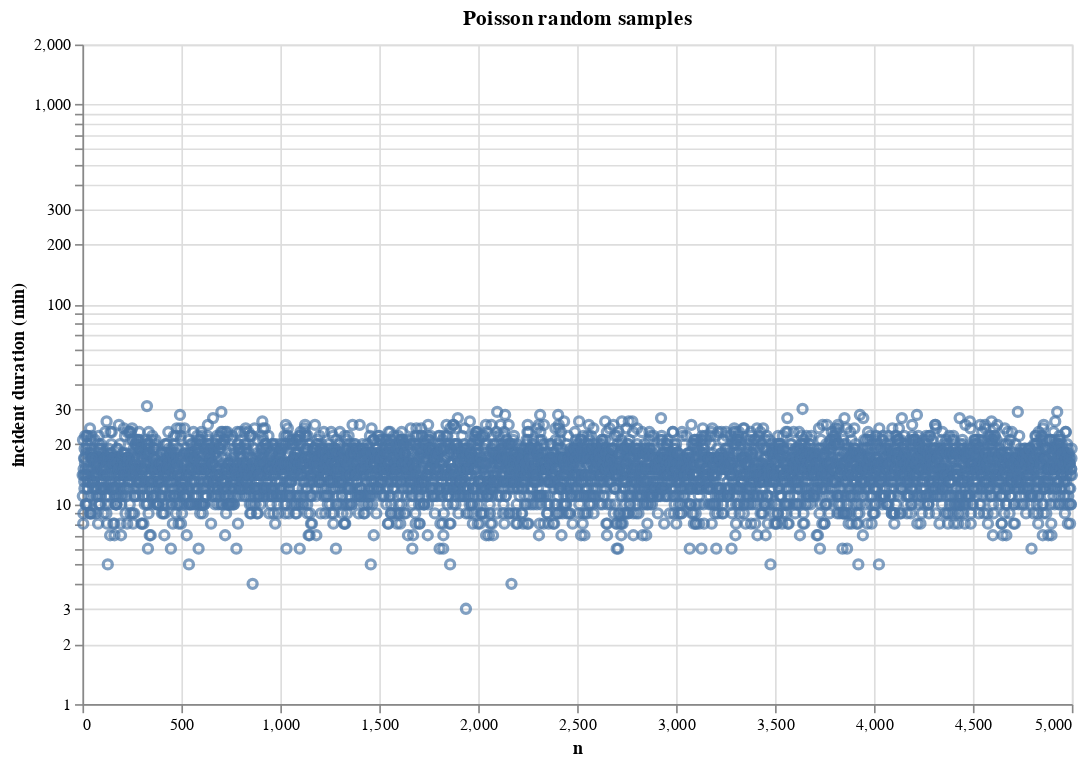
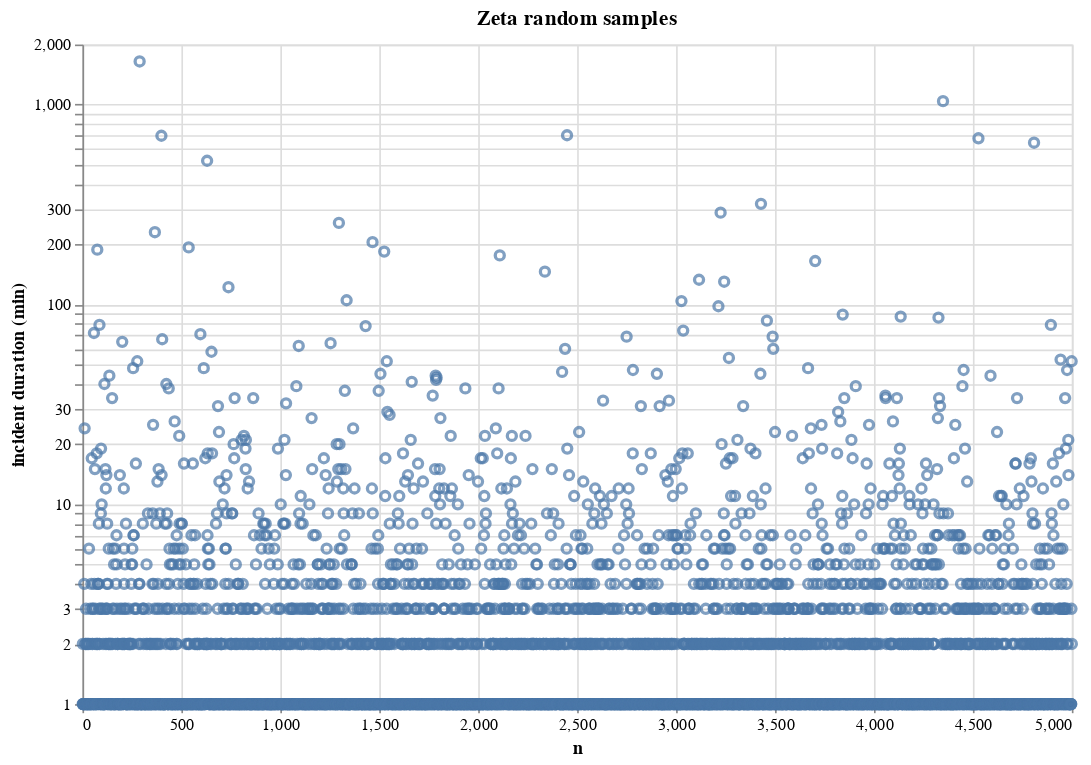

Here is the notebook cell these charts were saved with, in order:
### Code cell
# Plot both random variables on a scatter plot
ymin=1
ymax=2000

alt.Chart(df_rvs).mark_point().encode(
    x=alt.X('n'),
    y=alt.Y('poisson', title='incident duration (min)', scale=alt.Scale(domain=(ymin,ymax),type="log"))
).properties(title='Poisson random samples', width=600, height=400).display()

alt.Chart(df_rvs).mark_point().encode(
    x=alt.X('n'),
    y=alt.Y('zeta', title='incident duration (min)', scale=alt.Scale(domain=(ymin,ymax),type="log"))
).properties(title='Zeta random samples', width=600, height=400).display()

### Figure 1 — Vega-Lite specification as saved in the notebook (floating-point values rounded to 4 significant figures; data arrays with more than 128 entries replaced by an {"elided": "..."} marker saying what was removed)
{"config": {"view": {"continuousWidth": 300, "continuousHeight": 300}}, "data": {"name": "data-a6ecf1fac9caedb9b17c1df1003a93b8"}, "mark": {"type": "point"}, "encoding": {"x": {"field": "n", "type": "quantitative"}, "y": {"field": "poisson", "scale": {"domain": [1, 2000], "type": "log"}, "title": "incident duration (min)", "type": "quantitative"}}, "height": 400, "title": "Poisson random samples", "width": 600, "$schema": "https://vega.github.io/schema/vega-lite/v5.20.1.json", "datasets": {"data-a6ecf1fac9caedb9b17c1df1003a93b8": {"elided": "5000 records"}}}

### Figure 2 — Vega-Lite specification as saved in the notebook (floating-point values rounded to 4 significant figures; data arrays with more than 128 entries replaced by an {"elided": "..."} marker saying what was removed)
{"config": {"view": {"continuousWidth": 300, "continuousHeight": 300}}, "data": {"name": "data-a6ecf1fac9caedb9b17c1df1003a93b8"}, "mark": {"type": "point"}, "encoding": {"x": {"field": "n", "type": "quantitative"}, "y": {"field": "zeta", "scale": {"domain": [1, 2000], "type": "log"}, "title": "incident duration (min)", "type": "quantitative"}}, "height": 400, "title": "Zeta random samples", "width": 600, "$schema": "https://vega.github.io/schema/vega-lite/v5.20.1.json", "datasets": {"data-a6ecf1fac9caedb9b17c1df1003a93b8": {"elided": "5000 records"}}}
